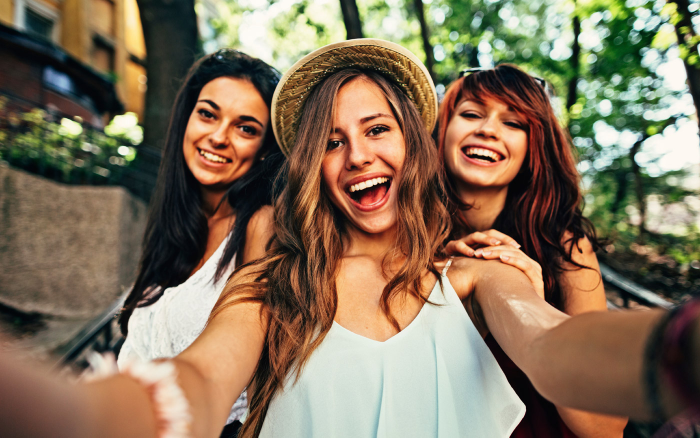
#> input picture datademo001/demo001.jpg, 1400 x 875 px (shown at 1/2 size)
$ jupyter execute 3dexperiment.ipynb   (shell and % lines are left out)   (older library calls are emulated)
#> lines starting #> are read from the running program, lines starting #| are printed output that depends on the picture; after the words box and inside, x2 and y2 are one past the last pixel; in counts of white or black regions, pixels touching at a corner belong together
[cell 1]
import pandas as pd
import numpy as np
import cv2
import argparse

from pyntcloud import PyntCloud   # https://github.com/daavoo/pyntcloud
from PIL import Image

[cell 2]
print("DONE")

[cell 3]
def generate_mesh(file):
    #   # Open an image as RGB
    #print("Opening " + filename)
    original = file.convert('RGB')

    original=original.resize((1024,1024), Image.ANTIALIAS)
    #   # Get the dimensions of the image
    width, height = original.size

    #   # Split into left and right halves.  The left eye sees the right image.
    right  = original.crop( (0,       0, width/2, height))
    left   = original.crop( (width/2, 0, width,   height))


    #   # Over/Under. Split into top and bottom halves. The right eye sees the top image.
    top    = original.crop( (0,        0, width, height/2))
    bottom = original.crop( (0, height/2, width,   height))

    #   # Calculate the similarity of the left/right & top/bottom.
    left_right_similarity = mse(np.array(right), np.array(left))
    top_bottom_similarity = mse(np.array(top),   np.array(bottom))

    if (top_bottom_similarity < left_right_similarity):
        #   # This is an Over/Under image

        left  = bottom
        right = top


    #   # Optional. Save split images
    # left.resize(original.size).save(filename + "-left.png")
    # right.resize(original.size).save(filename + "-right.png")

    #   # Convert to arrays
    image_left  = np.array(left)
    image_right = np.array(right)

    #   # Simple but less effective
    # stereo = cv2.StereoBM_create(numDisparities=32, blockSize=25)
    # disparity = stereo.compute(image_left,image_right)
    # depth_image = Image.fromarray(disparity).convert('L')

    #   # Parameters for dispartiy map
    print("Generating Depth Map")
    window_size = 15

    #   # These values can be tuned depending on the image.
    left_matcher = cv2.StereoSGBM_create(
        #   # Documentation at https://docs.opencv.org/trunk/d2/d85/classcv_1_1StereoSGBM.html
        minDisparity=0,
        numDisparities=16,
        blockSize=5,
        P1=8 * 3 * window_size ** 2,
        P2=32 * 3 * window_size ** 2,
        # [6 lines of commented-out code are left out]
    )

    #   # Create matchers
    right_matcher = cv2.ximgproc.createRightMatcher(left_matcher)

    wls_filter = cv2.ximgproc.createDisparityWLSFilter(matcher_left=left_matcher)
    wls_filter.setLambda(80000)
    wls_filter.setSigmaColor(1.2)

    disparity_left  = left_matcher.compute(image_left, image_right)
    disparity_right = right_matcher.compute(image_right, image_left)
    disparity_left  = np.int16(disparity_left)
    disparity_right = np.int16(disparity_right)
    filtered_image  = wls_filter.filter(disparity_left, image_left, None, disparity_right)

    #   # Generate a depth map
    depth_map = cv2.normalize(src=filtered_image, dst=filtered_image, beta=0, alpha=255, norm_type=cv2.NORM_MINMAX);
    depth_map = np.uint8(depth_map)

    #   # Invert image. Optional depending on stereo pair
    if (top_bottom_similarity > left_right_similarity):
        depth_map = cv2.bitwise_not(depth_map)

    #   # Greyscale
    depth_image = Image.fromarray(depth_map, mode="L")
    #   # Optional - Save Disparity
    # depth_image.resize(original.size).save(filename+"-depth.png")

    #   # Get the colour information from the left image. Resized to original.  Rotated 90 degrees for STL.
    print("Creating Colour Map")
    colours_array  = np.array(left.resize(original.size)
                                  .rotate(-90, expand=True)
                                  .getdata()
                    ).reshape(original.size + (3,))

    #   # Create a Pandas DataFrame of each pixel's position and colour
    indices_array = np.moveaxis(np.indices(original.size), 0, 2)
    imageArray    = np.dstack((indices_array, colours_array)).reshape((-1,5))
    df = pd.DataFrame(imageArray, columns=["x", "y", "red","green","blue"])

    #   # Get depth information. Resized to original.  Rotated 90 degrees for STL.
    depths_array = np.array(depth_image.resize(original.size)
                                       .rotate(-90, expand=True)
                                       .getdata())

    #   # Add depth to DataFrame
    df.insert(loc=2, column='z', value=depths_array)

    #   # Set unit types correctly
    df[['red','green','blue']] = df[['red','green','blue']].astype(np.uint)
    df[['x','y','z']] = df[['x','y','z']].astype(float)

    #   # Optional - increase the intensity of the depth information
    df['z'] = df['z']*5

    #   # Generate mesh
    print("Generating Mesh")
    cloud = PyntCloud(df)

    print(cloud.xyz.shape)

    #   # Save mesh to file
    print("Saving Mesh")
    cloud.to_file("mesh.ply", also_save=["mesh","points"],as_text=True)

def mse(imageA, imageB):
    # the 'Mean Squared Error' between the two images is the
    # sum of the squared difference between the two images;
    # NOTE: the two images must have the same dimension
    # From https://www.pyimagesearch.com/2014/09/15/python-compare-two-images/
    err = np.sum((imageA.astype("float") - imageB.astype("float")) ** 2)
    err /= float(imageA.shape[0] * imageA.shape[1])

    # return the MSE, the lower the error, the more "similar"
    # the two images are
    return err

def main(image):


    generate_mesh(image)

[cell 4]
images = map(Image.open, ['datademo001/demo001.jpg', 'datademo001/demo001.jpg'])
widths, heights = zip(*(i.size for i in images))
#> widths = (1400, 1400); heights = (875, 875)

total_width = sum(widths)
#> total_width = 2800
max_height = max(heights)
#> max_height = 875

new_im = Image.new('RGB', (total_width, max_height))
#> new_im: PIL image 2800x875 RGB; every value is 0

x_offset = 0
for im in images:
  new_im.paste(im, (x_offset,0))
  x_offset += im.size[0]
#> after the loop, x_offset = 0


main(new_im)
#> in generate_mesh, `original=original.resize((1024,1024), Image.ANTIALIAS)`: original: PIL image 1024x1024 RGB; every value is 0
#> in generate_mesh, `right  = original.crop( (0,       0, width/2, height))`: right: PIL image 512x1024 RGB; every value is 0
#> in generate_mesh, `top    = original.crop( (0,        0, width, height/2))`: top: PIL image 1024x512 RGB; every value is 0
#> in generate_mesh, `disparity_left  = left_matcher.compute(image_left, image_right)`:
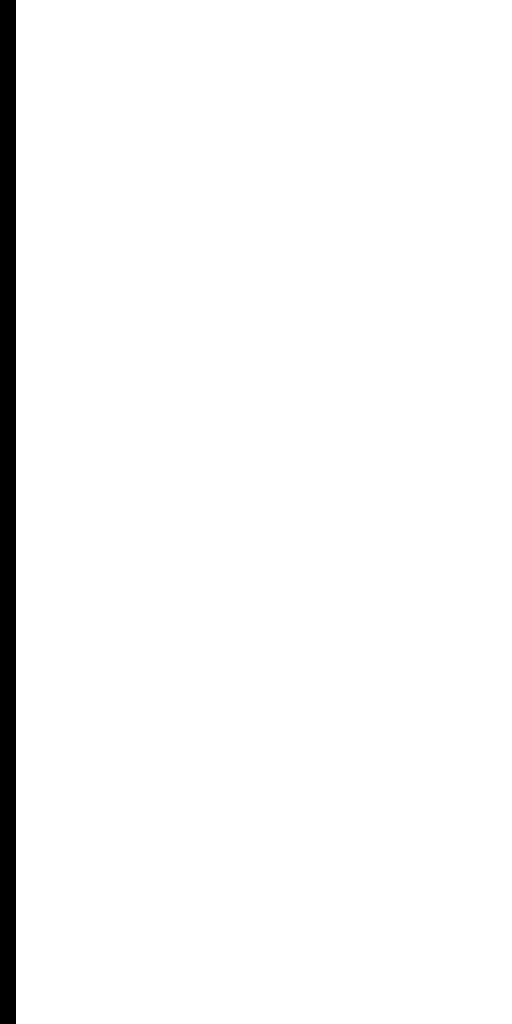
#> disparity_left: shape (1024, 512) int16; values -16 (black) and 0 (white), 96.9% white; 1 black region, box (x1, y1, x2, y2) and area: (0, 0, 16, 1024) 16384
#> in generate_mesh, `disparity_right = right_matcher.compute(image_right, image_left)`:
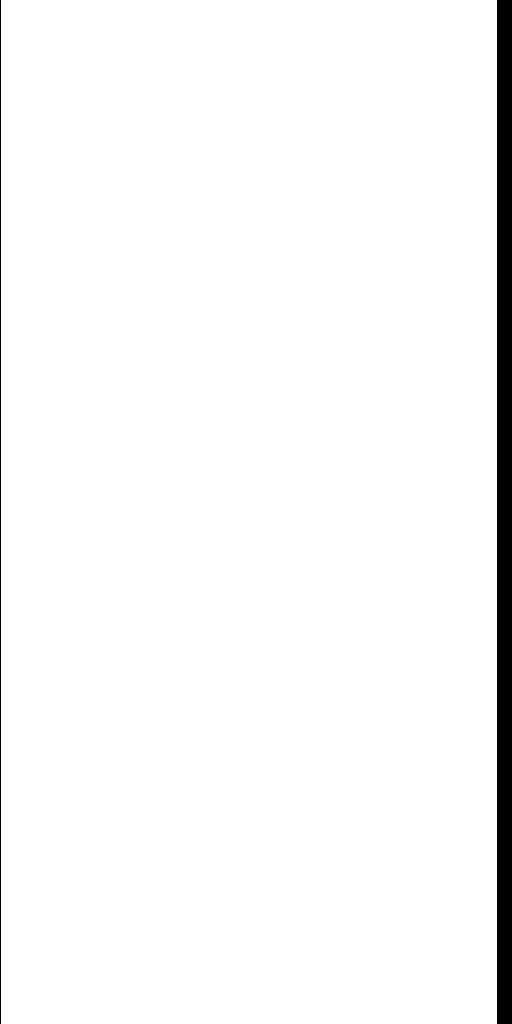
#> disparity_right: shape (1024, 512) int16; values -256 (black) and -216 (white), 96.9% white; 2 black regions, box (x1, y1, x2, y2) and area: (497, 0, 512, 1024) 15360, (0, 0, 1, 1024) 1024
#> in generate_mesh, `colours_array  = np.array(left.resize(original.size) .rotate(-90, expa..`: colours_array: shape (1024, 1024, 3) int64; every value is 0
#> in generate_mesh, `df = pd.DataFrame(imageArray, columns=["x", "y", "red","green","blue"])`: df = table of 1048576 rows and 5 columns
#> (the call stopped at in generate_mesh, `cloud = PyntCloud(df)`: pyntcloud is not available in this run)
